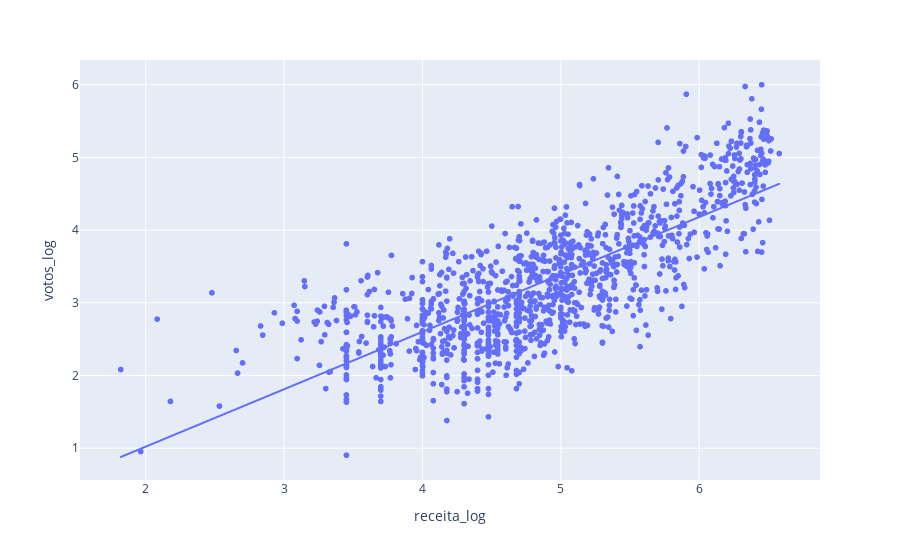

The notebook cell saved with this chart:
### Code cell
fig = px.scatter(df_candidatos, y="votos_log", x="receita_log", trendline="ols", hover_data=['Nome candidato', 'Partido'])
fig.show()

### Figure 1 — Plotly figure (JSON) as saved in the notebook; plotly's stock layout.template omitted (floating-point values rounded to 4 significant figures; data arrays with more than 128 entries replaced by an {"elided": "..."} marker saying what was removed)
{"data": [{"customdata": {"elided": "1240x2 str values"}, "hovertemplate": "receita_log=%{x}<br>votos_log=%{y}<br>Nome candidato=%{customdata[0]}<br>Partido=%{customdata[1]}<extra></extra>", "legendgroup": "", "marker": {"color": "#636efa", "symbol": "circle"}, "mode": "markers", "name": "", "showlegend": false, "type": "scattergl", "x": {"elided": "1240 float values"}, "xaxis": "x", "y": {"elided": "1240 float values"}, "yaxis": "y"}, {"hovertemplate": "<b>OLS trendline</b><br>votos_log = 0.78974 * receita_log + -0.557931<br>R<sup>2</sup>=0.604444<br><br>receita_log=%{x}<br>votos_log=%{y} <b>(trend)</b><extra></extra>", "legendgroup": "", "marker": {"color": "#636efa", "symbol": "circle"}, "mode": "lines", "name": "", "showlegend": false, "type": "scattergl", "x": {"elided": "1240 float values"}, "xaxis": "x", "y": {"elided": "1240 float values"}, "yaxis": "y"}], "layout": {"legend": {"tracegroupgap": 0}, "margin": {"t": 60}, "xaxis": {"anchor": "y", "domain": [0, 1], "title": {"text": "receita_log"}}, "yaxis": {"anchor": "x", "domain": [0, 1], "title": {"text": "votos_log"}}}}
